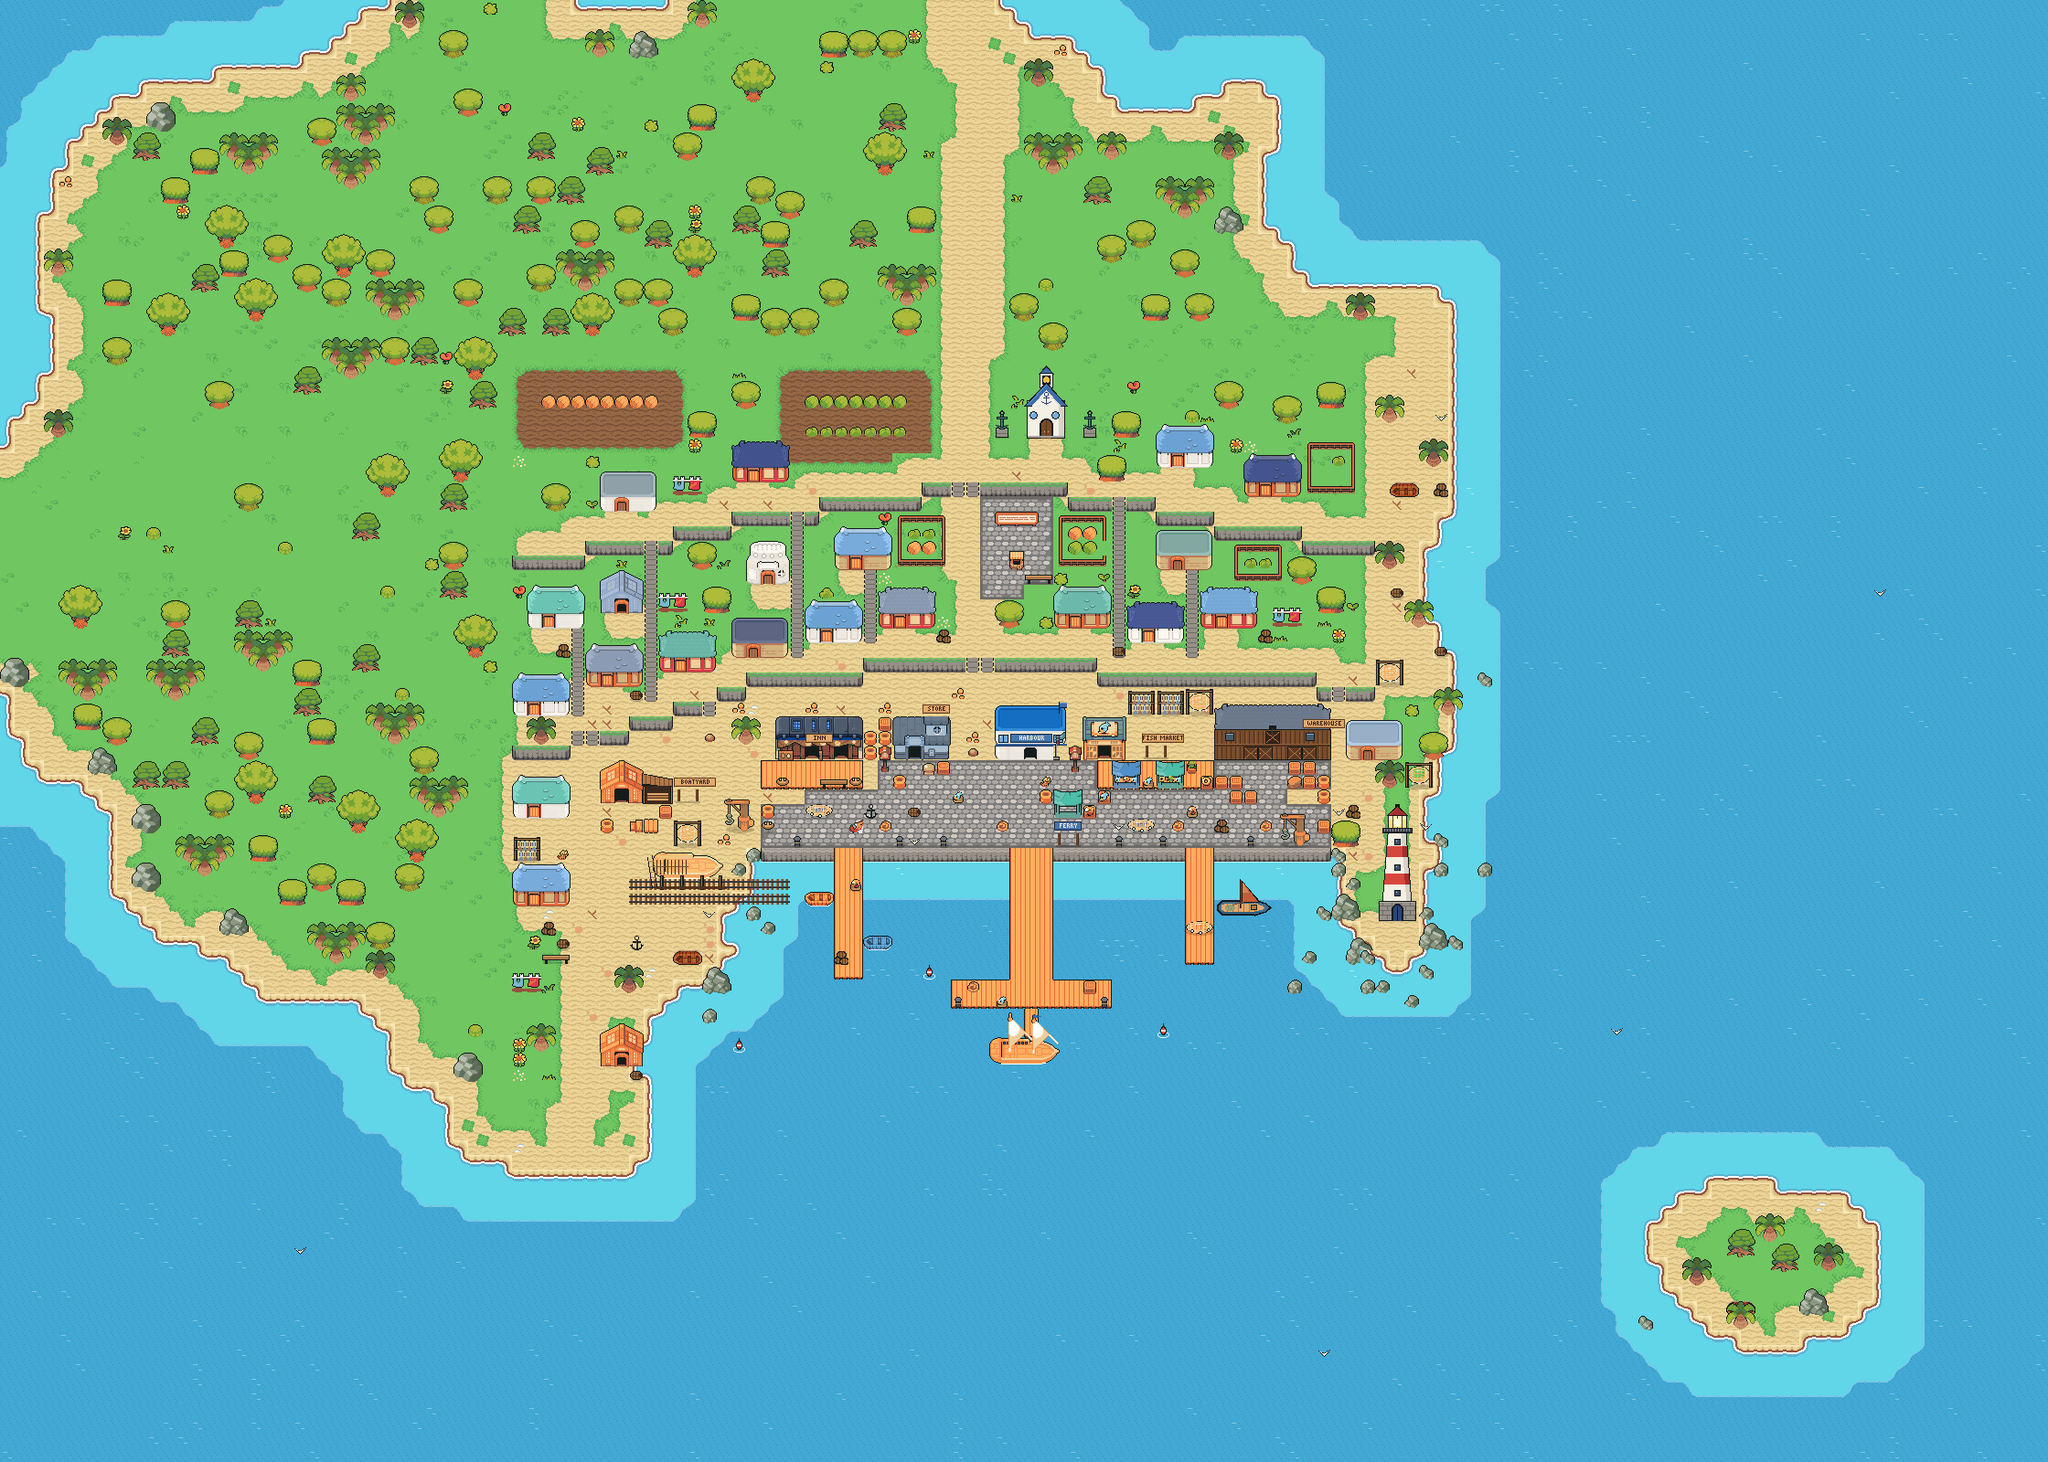

A level layout from a 2D game, rendered from its tile map. Below: a short description, then the map file with tile-grid data replaced by summaries:
An orthogonal 140x100 tile map with 16x16 px tiles, 4 tile layers (Background, Ground, Foreground, AboveSprites), 9 tilesets.

<map version="1.10" tiledversion="1.10.1" orientation="orthogonal" renderorder="right-down" width="140" height="100" tilewidth="16" tileheight="16" infinite="0" nextlayerid="5" nextobjectid="1">
 <tileset firstgid="1" source="tileset/ninja/ninja_PortFloor.tsx" />
 <tileset firstgid="573" source="tileset/ninja/ninja_PortWater.tsx" />
 <tileset firstgid="1049" source="tileset/ninja/ninja_TilesetNature.tsx" />
 <tileset firstgid="1553" source="tileset/ninja/ninja_TilesetHouse.tsx" />
 <tileset firstgid="2312" source="tileset/ninja/ninja_TilesetElement.tsx" />
 <tileset firstgid="2552" source="tileset/ninja/ninja_TilesetFloorDetail.tsx" />
 <tileset firstgid="2632" source="tileset/ninja/ninja_TilesetInteriorFloor.tsx" />
 <tileset firstgid="3006" source="tileset/ninja/ninja_TilesetDesert.tsx" />
 <tileset firstgid="3246" source="tileset/ninja/ninja_PortExtras.tsx" />
 <layer id="1" name="Background" width="140" height="100">
  <data>[14000 cells, 14000 non-empty, 76 distinct tile ids]</data>
 </layer>
 <layer id="2" name="Ground" width="140" height="100">
  <data>[14000 cells, 577 non-empty, 60 distinct tile ids]</data>
 </layer>
 <layer id="3" name="Foreground" width="140" height="100">
  <data>[14000 cells, 930 non-empty, 355 distinct tile ids]</data>
 </layer>
 <layer id="4" name="AboveSprites" width="140" height="100">
  <data>[14000 cells, 735 non-empty, 214 distinct tile ids]</data>
 </layer>
</map>
